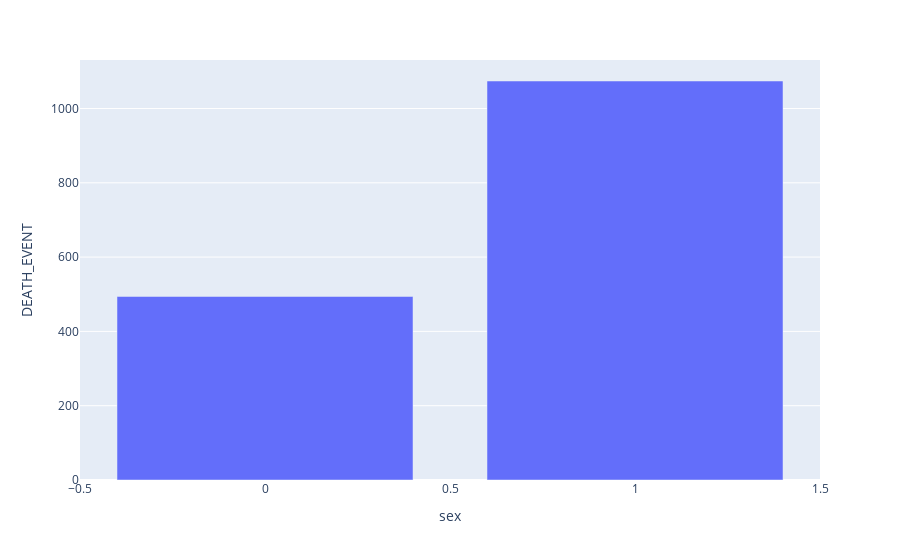

The code cell stored with this chart in its notebook:
### Code cell
df_agg = df.groupby('sex')['DEATH_EVENT'].sum().reset_index()
px.bar(df_agg, x='sex', y='DEATH_EVENT')

### Figure 1 — Plotly figure (JSON) as saved in the notebook; plotly's stock layout.template omitted (floating-point values rounded to 4 significant figures)
{"data": [{"alignmentgroup": "True", "hovertemplate": "sex=%{x}<br>DEATH_EVENT=%{y}<extra></extra>", "legendgroup": "", "marker": {"color": "#636efa", "pattern": {"shape": ""}}, "name": "", "offsetgroup": "", "orientation": "v", "showlegend": false, "textposition": "auto", "type": "bar", "x": [0, 1], "xaxis": "x", "y": [494, 1074], "yaxis": "y"}], "layout": {"autosize": true, "barmode": "relative", "legend": {"tracegroupgap": 0}, "margin": {"t": 60}, "xaxis": {"anchor": "y", "autorange": true, "domain": [0, 1], "range": [-0.5, 1.5], "title": {"text": "sex"}, "type": "linear"}, "yaxis": {"anchor": "x", "autorange": true, "domain": [0, 1], "range": [0, 1131.0], "title": {"text": "DEATH_EVENT"}, "type": "linear"}}}
